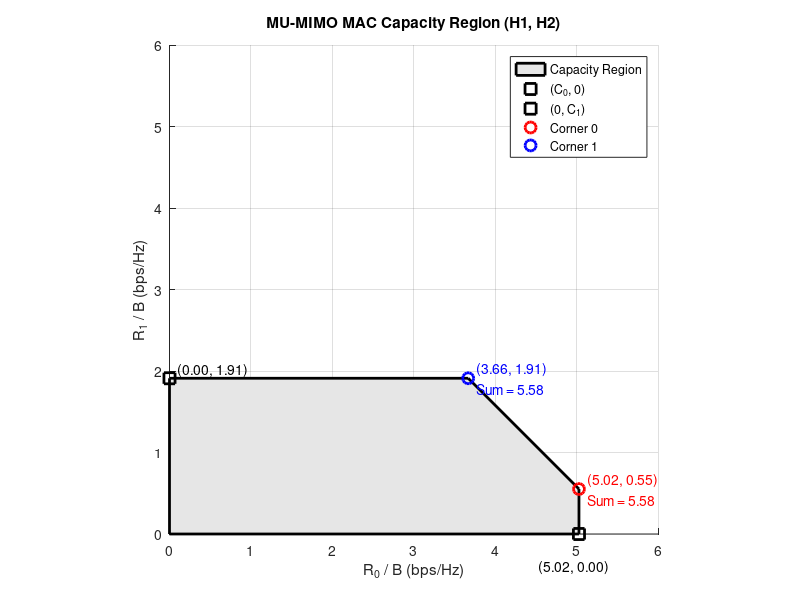

The MATLAB script that drew this image:
clear; clc; close all;

% === Channel matrices ===
H1 = [1, 0.25*exp(1j*pi/3);
      0.5*exp(-1j*pi/2), 1];

H2 = [0.3*exp(1j*pi/4), 0.6*exp(1j*pi/3);
      0.6*exp(1j*2*pi/3), 0.8*exp(1j*pi/4)];

% === SNR settings ===
snr0 = 10;               % 10 dB
snr1 = 10^(5/10);        % 5 dB ≈ 3.16

% === Identity matrix ===
I = eye(2);

% === Individual capacities ===
C0 = real(log2(det(I + (snr0/2) * (H1 * H1'))));        % ≈ 5.02
C1 = real(log2(det(I + (snr1/2) * (H2 * H2'))));        % ≈ 1.91
Csum = real(log2(det(I + (snr0/2) * (H1 * H1') + (snr1/2) * (H2 * H2'))));  % ≈ 5.58

% === Corner points ===
corner0 = [C0, Csum - C0];
corner1 = [Csum - C1, C1];

% === Polygon vertices ===
x_poly = [0, 0, corner1(1), corner0(1), C0];
y_poly = [0, C1, corner1(2), corner0(2), 0];

% === Plot ===
figure; hold on; grid on;

% Fill region
fill([0 x_poly], [0 y_poly], [0.9 0.9 0.9], 'EdgeColor', 'k', 'LineWidth', 2);

% Corner points
plot(C0, 0, 'ks', 'MarkerSize', 8, 'LineWidth', 2);
plot(0, C1, 'ks', 'MarkerSize', 8, 'LineWidth', 2);
plot(corner0(1), corner0(2), 'ro', 'MarkerSize', 8, 'LineWidth', 2);
plot(corner1(1), corner1(2), 'bo', 'MarkerSize', 8, 'LineWidth', 2);

% Annotations
text(0.1, C1 + 0.1, sprintf('(%.2f, %.2f)', 0, C1), 'FontSize', 10);
text(corner1(1)+0.1, corner1(2), sprintf('(%.2f, %.2f)\nSum = %.2f', ...
     corner1(1), corner1(2), sum(corner1)), 'FontSize', 10, 'Color', 'b');
text(corner0(1)+0.1, corner0(2), sprintf('(%.2f, %.2f)\nSum = %.2f', ...
     corner0(1), corner0(2), sum(corner0)), 'FontSize', 10, 'Color', 'r');
text(C0 - 0.5, -0.4, sprintf('(%.2f, %.2f)', C0, 0), 'FontSize', 10);

% Labels
xlabel('R_0 / B (bps/Hz)');
ylabel('R_1 / B (bps/Hz)');
title('MU-MIMO MAC Capacity Region (H1, H2)');
xlim([0 6]); ylim([0 6]);
axis square;

legend('Capacity Region', '(C_0, 0)', '(0, C_1)', 'Corner 0', 'Corner 1', ...
       'Location', 'Northeast');

% Save EPS for Overleaf
print(gcf, 'fig/hw7_com_h1_h2.eps', '-depsc2');
